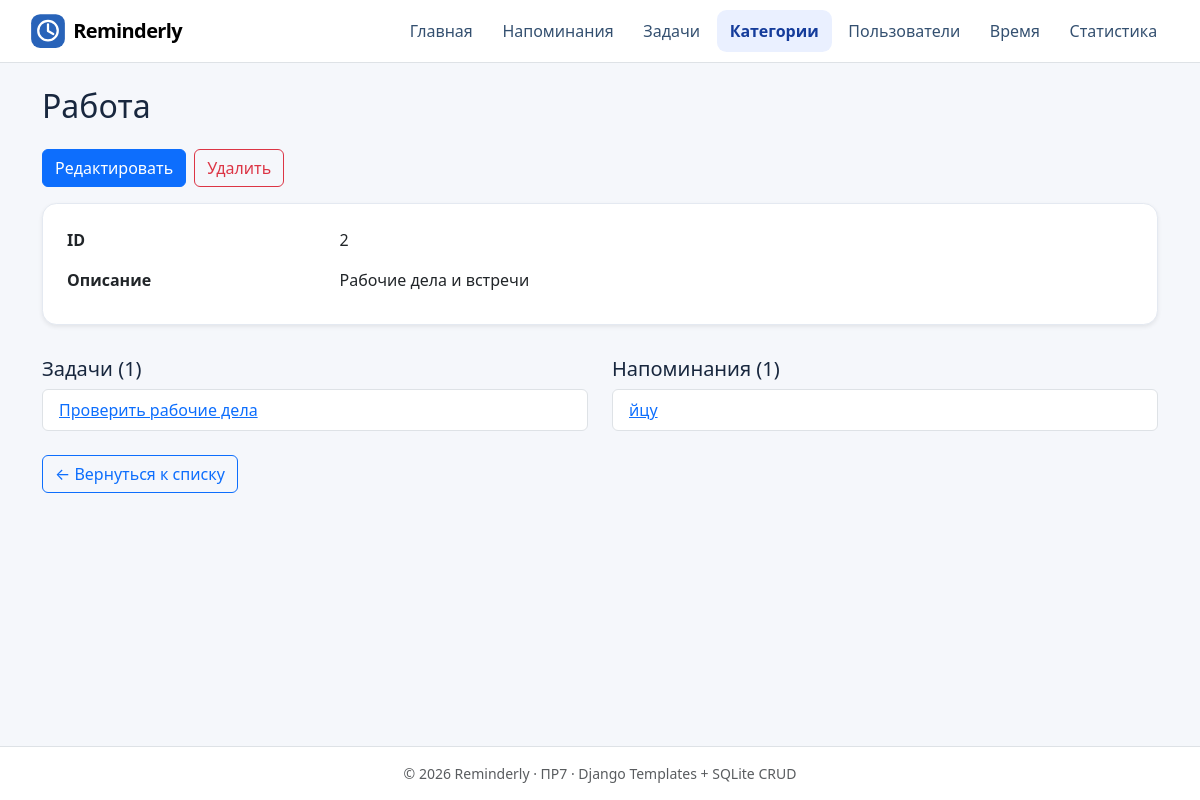
Screenshot of /categories/2/ with the database file from the repository.
### planner/models.py (models this page shows, shortened)
class Category(models.Model):
    name = models.CharField(max_length=100, unique=True)
    description = models.TextField(blank=True, default="")

class Task(models.Model):
    title = models.CharField(max_length=200)
    description = models.TextField(blank=True, default="")
    user = models.ForeignKey(
        User, on_delete=models.PROTECT, related_name="tasks",
    )
    category = models.ForeignKey(
        Category, on_delete=models.PROTECT, related_name="tasks",
    )
    is_completed = models.BooleanField(default=False)

class Reminder(models.Model):
    text = models.TextField()
    category = models.ForeignKey(
        Category, on_delete=models.PROTECT, related_name="reminders",
    )
    remind_at = models.DateTimeField(db_index=True)
    user = models.ForeignKey(
        User, on_delete=models.PROTECT, related_name="reminders",
        null=True, blank=True,
    )
    task = models.ForeignKey(
        Task, on_delete=models.PROTECT, related_name="reminders",
        null=True, blank=True,
    )
    time = models.ForeignKey(
        Time, on_delete=models.PROTECT, related_name="reminders",
        null=True, blank=True,
    )

### planner/views.py (the view)
# urls.py: path("categories/<int:category_id>/", views.category_detail,
@require_GET
@db_page
def category_detail(request, category_id):
    category = get_object_or_404(Category, pk=category_id)
    return render(request, "planner/category_detail.html", {
        "category": category, "tasks": category.tasks.order_by("id"),
        "reminders": category.reminders.order_by("remind_at", "id"),
    })

### planner/views.py (called while the page is built)
def db_page(func):
    @wraps(func)
    def wrapped(request, *args, **kwargs):
        try:
            return func(request, *args, **kwargs)
        except Http404:
            return render(request, "errors/not_found.html", status=404)
        except (DatabaseError, OSError):
            return render(request, "errors/data_error.html", status=500)
    return wrapped

### planner/templates/planner/category_detail.html (shortened to what this page needs)
{% extends 'base.html' %}
{% block content %}
<h1 class="h2 mb-4">{{ category.name|capfirst }}</h1>
<div class="d-flex flex-wrap gap-2 mb-3">
  <a class="btn btn-primary" href="{% url 'planner:category_edit' category.id %}">Редактировать</a>
  <a class="btn btn-outline-danger" href="{% url 'planner:category_delete' category.id %}">Удалить</a>
</div>
<section class="card shadow-sm"><div class="card-body p-4">
  <dl class="row mb-0 gy-2"><dt class="col-sm-3">ID</dt><dd class="col-sm-9">{{ category.id }}</dd>
    <dt class="col-sm-3">Описание</dt><dd class="col-sm-9 value">{{ category.description|default:'Без описания' }}</dd>
  </dl>
</div></section>
<div class="row g-4 mt-2">
  <section class="col-md-6"><h2 class="h5">Задачи ({{ tasks|length }})</h2><ul class="list-group">
    {% for task in tasks %}<li class="list-group-item"><a href="{% url 'planner:task_detail' task.id %}">{{ task.title }}</a></li>
    {% empty %}<li class="list-group-item text-muted">Нет задач</li>{% endfor %}
  </ul></section>
  <section class="col-md-6"><h2 class="h5">Напоминания ({{ reminders|length }})</h2><ul class="list-group">
    {% for reminder in reminders %}<li class="list-group-item"><a href="{% url 'planner:reminder_detail' reminder.id %}">{{ reminder.text }}</a></li>
    {% empty %}<li class="list-group-item text-muted">Нет напоминаний</li>{% endfor %}
  </ul></section>
</div>
<a class="btn btn-outline-primary mt-4" href="{% url 'planner:category_list' %}">← Вернуться к списку</a>
{% endblock %}

### homepage/static/homepage/css/style.css (style rules this page uses)
:root { --ink: #18273e; --muted: #66758c; --line: #e4e9f1; }
body { min-height: 100vh; background: #f5f7fb; color: var(--ink); display: flex; flex-direction: column; }
.card { border: 1px solid var(--line); border-radius: .9rem; }
.value { overflow-wrap: anywhere; }

### rows the page displays
Category: name "Работа", id "2", description "Рабочие дела и встречи"
Task: title "Проверить рабочие дела"
Reminder: text "йцу"

### other values shown
{{ tasks|length }} "1"
{{ reminders|length }} "1"
